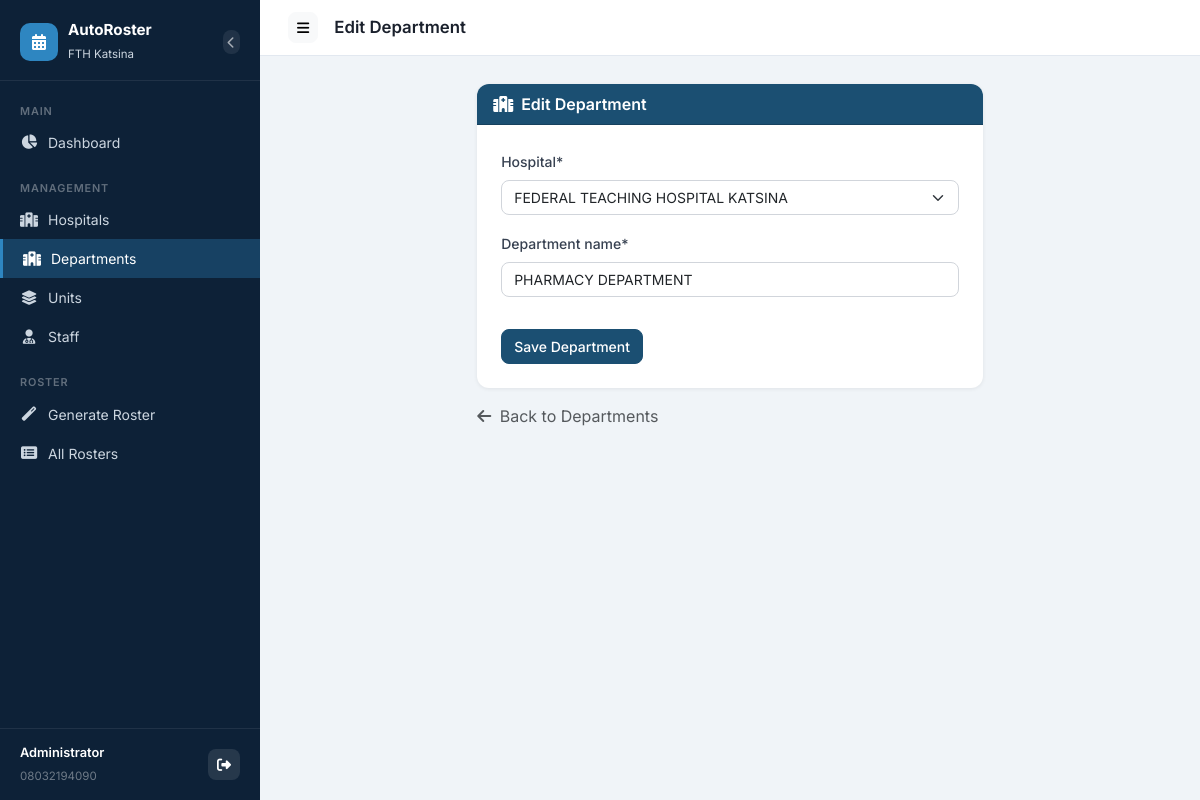
Page /departments/1/edit/ (signed in) on the committed database.
### accounts/models.py (models this page shows)
class User(AbstractBaseUser, PermissionsMixin):
    phone_number = models.CharField(max_length=20, unique=True)
    full_name = models.CharField(max_length=200, blank=True)
    is_active = models.BooleanField(default=True)
    is_staff = models.BooleanField(default=False)
    date_joined = models.DateTimeField(auto_now_add=True)
    objects = UserManager()
    USERNAME_FIELD = 'phone_number'
    REQUIRED_FIELDS = []
    def __str__(self):
        return self.full_name or self.phone_number

### roster/models.py (models this page shows, shortened)
class Department(models.Model):
    hospital = models.ForeignKey(Hospital, on_delete=models.CASCADE, related_name='departments')
    department_name = models.CharField(max_length=200, default='PHARMACY DEPARTMENT')
    class Meta:
        ordering = ['hospital__name', 'department_name']

### roster/views.py (the view)
# urls.py: path('departments/<int:pk>/edit/', views.department_edit, name='department_edit'),
@login_required
def department_edit(request, pk):
    dept = get_object_or_404(Department, pk=pk)
    form = DepartmentForm(request.POST or None, instance=dept)
    if form.is_valid():
        form.save()
        messages.success(request, 'Department updated.')
        return redirect('department_list')
    return render(request, 'roster/department_form.html', {'form': form, 'title': 'Edit Department', 'obj': dept})

### roster/forms.py
class DepartmentForm(forms.ModelForm):
    class Meta:
        model = Department
        fields = ['hospital', 'department_name']
        widgets = {
            'hospital': forms.Select(attrs={'class': 'form-select'}),
            'department_name': forms.TextInput(attrs={'class': 'form-control', 'placeholder': 'e.g. PHARMACY DEPARTMENT'}),
        }
    def __init__(self, *args, **kwargs):
        hospital_id = kwargs.pop('hospital_id', None)
        super().__init__(*args, **kwargs)
        if hospital_id:
            self.fields['hospital'].initial = hospital_id
        self.helper = FormHelper()
        self.helper.layout = Layout(
            'hospital',
            'department_name',
            Submit('submit', 'Save Department', css_class='btn btn-primary mt-3'),
        )

### roster/models.py (called while the page is built)
    def __str__(self):
        return self.name

### roster/templates/roster/department_form.html (shortened to what this page needs)
{% extends 'roster/base.html' %}
{% load crispy_forms_tags %}
{% block page_title %}{{ title }}{% endblock %}
{% block content %}
<div class="row justify-content-center">
  <div class="col-md-7">
    <div class="card">
      <div class="card-header" style="background:#1B4F72;color:#fff;">
        <i class="fas fa-hospital me-2"></i>{{ title }}
      </div>
      <div class="card-body p-4">
        <form method="post">
          {% crispy form %}
        </form>
      </div>
    </div>
    <div class="mt-3">
      <a href="{% url 'department_list' %}" class="text-muted text-decoration-none">
        <i class="fas fa-arrow-left me-1"></i> Back to Departments
      </a>
    </div>
  </div>
</div>
{% endblock %}

### roster/templates/roster/base.html (shortened to what this page needs)
<!DOCTYPE html>
<html lang="en">
<head>
  <link href="https://cdn.jsdelivr.net/npm/bootstrap@5.3.3/dist/css/bootstrap.min.css" rel="stylesheet">
  <link href="https://cdnjs.cloudflare.com/ajax/libs/font-awesome/6.5.0/css/all.min.css" rel="stylesheet">
</head>
<body>
<nav id="sidebar">
  <div class="sidebar-brand d-flex align-items-center justify-content-between">
    <div class="d-flex align-items-center">
      <div class="sidebar-logo">
        <i class="fas fa-calendar-alt text-white"></i>
      </div>
      <div>
        <h5>AutoRoster</h5>
        <small>FTH Katsina</small>
      </div>
    </div>
    <button id="sidebarClose" class="btn btn-sm p-1 ms-2" style="background:rgba(255,255,255,0.08);color:rgba(255,255,255,0.6);line-height:1;" title="Collapse sidebar">
      <i class="fas fa-chevron-left" style="font-size:0.75rem;"></i>
    </button>
  </div>
  <div class="sidebar-nav">
    <div class="nav-section-label">Main</div>
    <a href="{% url 'dashboard' %}" class="nav-link {% if request.resolver_match.url_name == 'dashboard' %}active{% endif %}">
      <i class="fas fa-chart-pie"></i> Dashboard
    </a>
    <div class="nav-section-label mt-2">Management</div>
    <a href="{% url 'hospital_list' %}" class="nav-link {% if 'hospital' in request.resolver_match.url_name %}active{% endif %}">
      <i class="fas fa-hospital-alt"></i> Hospitals
    </a>
    <a href="{% url 'department_list' %}" class="nav-link {% if 'department' in request.resolver_match.url_name %}active{% endif %}">
      <i class="fas fa-hospital"></i> Departments
    </a>
    <a href="{% url 'unit_list' %}" class="nav-link {% if 'unit' in request.resolver_match.url_name %}active{% endif %}">
      <i class="fas fa-layer-group"></i> Units
    </a>
    <a href="{% url 'staff_list' %}" class="nav-link {% if 'staff' in request.resolver_match.url_name and 'api' not in request.resolver_match.url_name %}active{% endif %}">
      <i class="fas fa-user-md"></i> Staff
    </a>
    <div class="nav-section-label mt-2">Roster</div>
    <a href="{% url 'roster_generate' %}" class="nav-link {% if request.resolver_match.url_name == 'roster_generate' %}active{% endif %}">
      <i class="fas fa-magic"></i> Generate Roster
    </a>
    <a href="{% url 'roster_list' %}" class="nav-link {% if request.resolver_match.url_name == 'roster_list' %}active{% endif %}">
      <i class="fas fa-list-alt"></i> All Rosters
    </a>
  </div>
  <div class="sidebar-footer">
    <div class="d-flex align-items-center justify-content-between">
      <div>
        <div style="color:#fff;font-size:.8rem;font-weight:600;">{{ request.user }}</div>
        <small style="color:rgba(255,255,255,0.4);">{{ request.user.phone_number }}</small>
      </div>
      <a href="{% url 'logout' %}" class="btn btn-sm" style="background:rgba(255,255,255,0.1);color:#fff;" title="Logout">
        <i class="fas fa-sign-out-alt"></i>
      </a>
    </div>
  </div>
</nav>
<div id="main-content">
  <div class="topbar">
    <div class="d-flex align-items-center gap-3">
      <button class="btn btn-sm btn-light" id="sidebarToggle" title="Toggle sidebar">
        <i class="fas fa-bars"></i>
      </button>
      <span class="topbar-title">{% block page_title %}Dashboard{% endblock %}</span>
    </div>
  </div>
  <div class="page-content">
    {% block content %}{% endblock %}
  </div>
</div>
</body>
</html>

### roster/templates/roster/base.html (style rules this page uses)
:root { --sidebar-width: 260px; --primary: #1B4F72; --primary-dark: #154360; --accent: #2E86C1; --sidebar-bg: #0d2137; --sidebar-text: #ccd6e0; --sidebar-hover: rgba(46,134,193,0.18); --sidebar-active: rgba(46,134,193,0.32); }
* { font-family: 'Inter', sans-serif; }
body { background: #f0f4f8; min-height: 100vh; }
#sidebar { width: var(--sidebar-width); min-height: 100vh; background: var(--sidebar-bg); position: fixed; top: 0; left: 0; z-index: 1000; display: flex; flex-direction: column; transition: transform 0.3s ease; }
.sidebar-brand { padding: 20px 20px 16px; border-bottom: 1px solid rgba(255,255,255,0.08); }
.sidebar-brand h5 { color: #fff; font-weight: 700; font-size: 0.95rem; margin: 0; line-height: 1.3; }
.sidebar-brand small { color: var(--sidebar-text); font-size: 0.72rem; }
.sidebar-logo { width: 38px; height: 38px; background: var(--accent); border-radius: 10px; display: flex; align-items: center; justify-content: center; margin-right: 10px; flex-shrink: 0; }
.sidebar-nav { padding: 12px 0; flex: 1; overflow-y: auto; }
.nav-section-label { color: rgba(255,255,255,0.35); font-size: 0.68rem; font-weight: 600; text-transform: uppercase; letter-spacing: 0.08em; padding: 10px 20px 4px; }
.sidebar-nav .nav-link { color: var(--sidebar-text); padding: 9px 20px; border-radius: 0; font-size: 0.875rem; display: flex; align-items: center; gap: 10px; transition: all 0.18s; }
.sidebar-nav .nav-link.active { background: var(--sidebar-active); color: #fff; border-left: 3px solid var(--accent); }
.sidebar-nav .nav-link i { width: 18px; text-align: center; font-size: 0.9rem; }
.sidebar-footer { padding: 14px 20px; border-top: 1px solid rgba(255,255,255,0.08); }
.sidebar-footer small { color: rgba(255,255,255,0.3); font-size: 0.72rem; }
#main-content { margin-left: var(--sidebar-width); min-height: 100vh; display: flex; flex-direction: column; }
.topbar { background: #fff; border-bottom: 1px solid #e2e8f0; padding: 12px 28px; display: flex; align-items: center; justify-content: space-between; position: sticky; top: 0; z-index: 500; }
.topbar-title { font-weight: 600; color: #1a202c; font-size: 1.05rem; }
.page-content { padding: 28px; flex: 1; }
.card { border: none; border-radius: 12px; box-shadow: 0 1px 4px rgba(0,0,0,0.07); }
.card-header { border-radius: 12px 12px 0 0 !important; font-weight: 600; }
.btn { border-radius: 8px; font-size: 0.875rem; font-weight: 500; }
.btn-primary { background: var(--primary); border-color: var(--primary); }
.form-label { font-weight: 500; font-size: 0.875rem; color: #374151; }
.form-control, .form-select { border-radius: 8px; font-size: 0.875rem; border-color: #d1d5db; }
#sidebar { transition: transform 0.3s ease; }
#main-content { transition: margin-left 0.3s ease; }

### rows in the picture
User: user "Administrator", user.phone_number "08032194090"
Department: hospital "FEDERAL TEACHING HOSPITAL KATSINA", department_name "PHARMACY DEPARTMENT"

### other values in the picture
{{ title }} "Edit Department"
